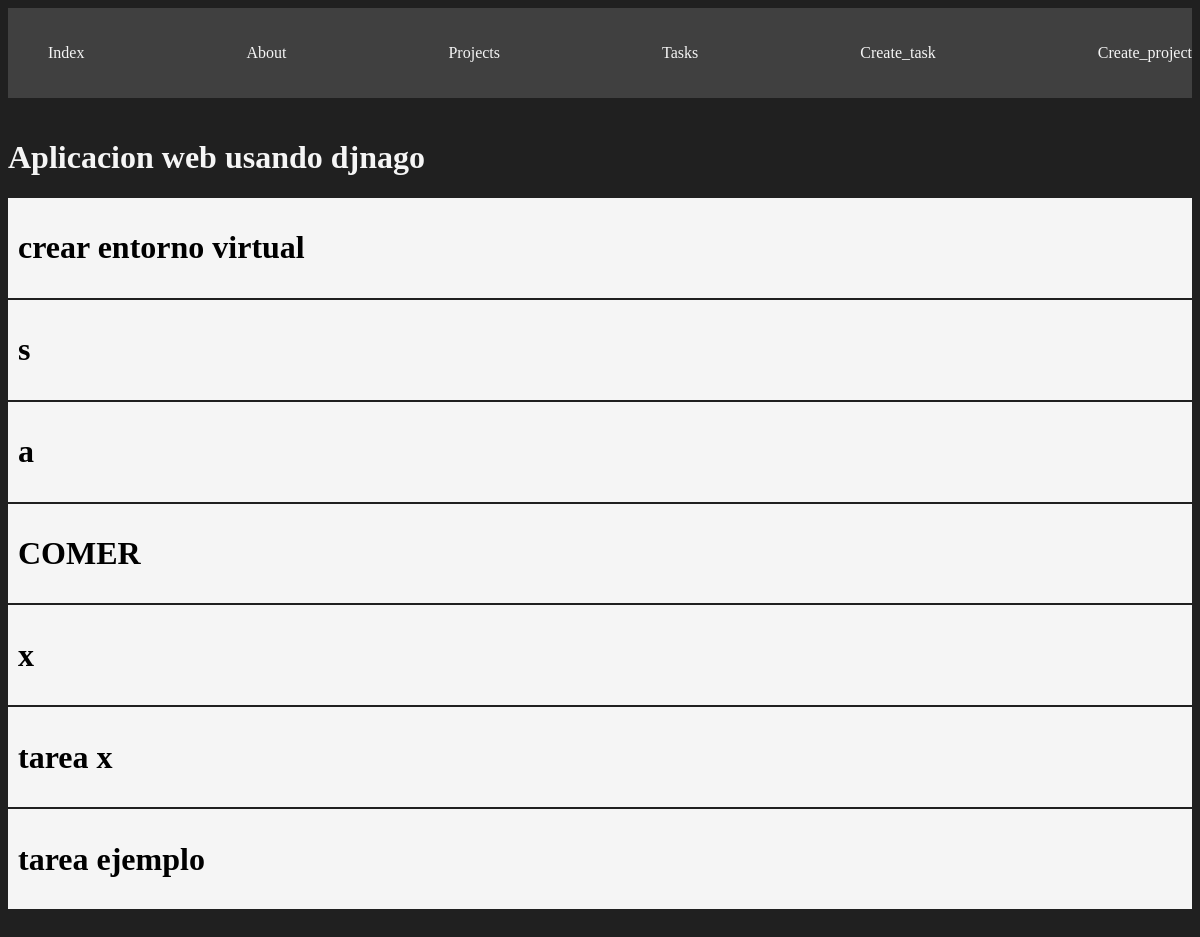
The app's page /projects/2 with its own data.
### myapp/models.py (models this page shows, shortened)
class Project(models.Model): #nombre de la clase (herencia)
    name = models.CharField(max_length= 30) #atributo = modelo.tipo de dato (longitud)
    def __str__(self) -> str:
        return self.name

class Task(models.Model):
    title = models.CharField(max_length=40)
    description = models.CharField(max_length = 400)
    project = models.ForeignKey(Project, on_delete=models.CASCADE)
    done = models.BooleanField(default=False)

### myapp/views.py (the view)
# urls.py: path('projects/<int:id>', views.project_detail, name="project_detail" ),
def project_detail(request,id):
   project = get_object_or_404(Project, id=id)
   task = Task.objects.filter(project_id = id)
   return render (request, "projects/detail.html", {
      "project" : project,
      "task" : task,
   })

### myapp/templates/projects/detail.html
{% extends "layout/base.html"%}
{% block content %}
    <h1>{{project}}</h1>
    {% for task in task %}
    <div class="card">
        <h1>{{task.title }}</h1>
    </div>
    {% endfor %}
{% endblock %}

### myapp/static/styles/main.css (style rules this page uses)
body { background: #202020; color: whitesmoke; }
.card { background: whitesmoke ; padding: 10px ; color: black; margin-bottom:2px ; }

### records on screen
Project: name "Aplicacion web usando djnago"
Task: title "crear entorno virtual"
Task: title "s"
Task: title "a"
Task: title "COMER"
Task: title "x"
Task: title "tarea x"
Task: title "tarea ejemplo"
